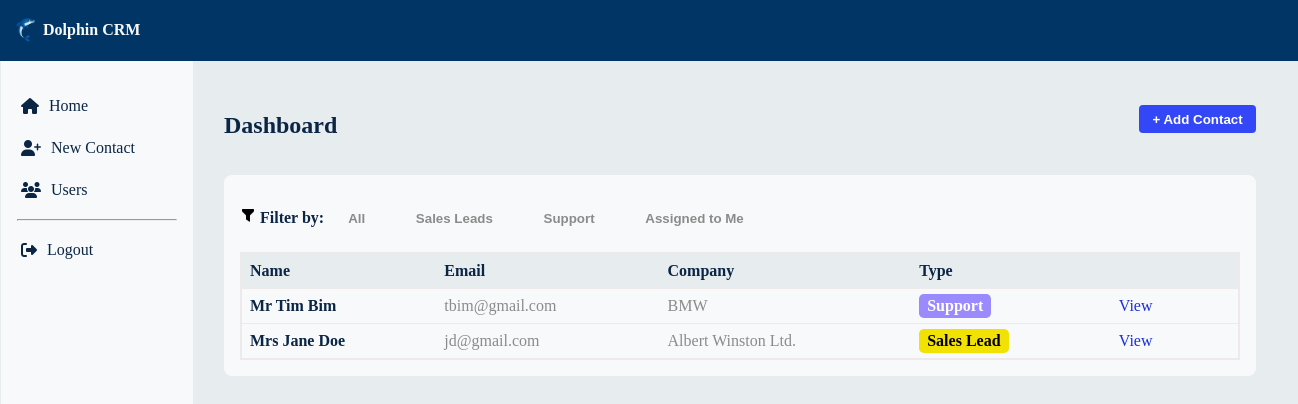
Before: /pages/dashboard.php (signed in) with the older database file.
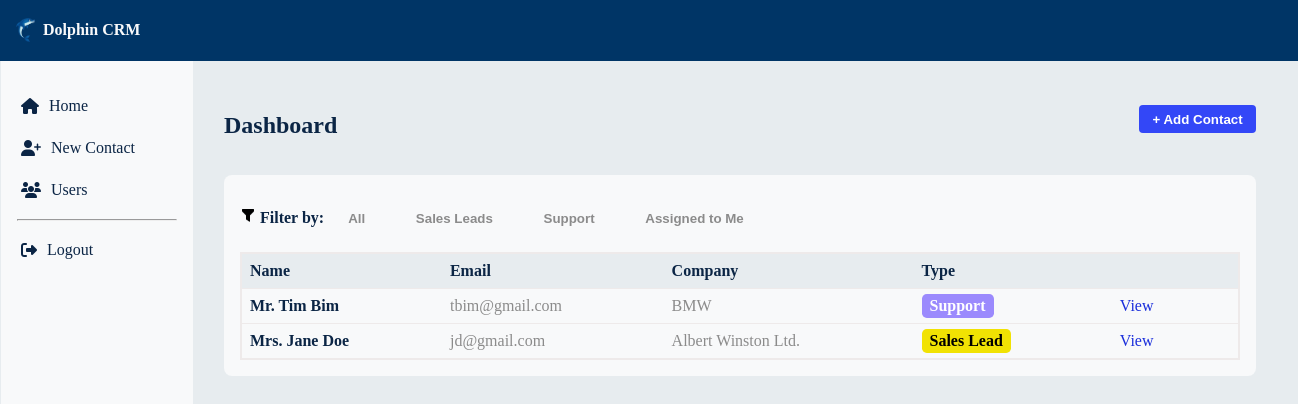
After: the same page with the newer database file.
### tables this page shows
CREATE TABLE `contacts` (
  `id` int(8) NOT NULL,
  `title` varchar(8) NOT NULL,
  `firstname` varchar(32) NOT NULL,
  `lastname` varchar(32) NOT NULL,
  `email` varchar(64) NOT NULL,
  `telephone` varchar(32) NOT NULL,
  `company` varchar(255) NOT NULL,
  `type` varchar(255) NOT NULL,
  `assigned_to` int(8) NOT NULL,
  `created_by` int(8) NOT NULL,
  `created_at` timestamp NOT NULL DEFAULT current_timestamp(),
  `updated_at` timestamp NOT NULL DEFAULT current_timestamp() ON UPDATE current_timestamp()
);

### pages/dashboard.php (the view, shortened to what this page needs)
<?php
require '../includes/dbconfig.php';
include '../includes/metadata.php';
include '../includes/header.php';
include '../includes/sidebar.php';
$fltr = $_GET['filter'] ?? 'all';
$id =[];
$exc = "SELECT * FROM Contacts";
$stmt = $conn->prepare($exc);
$stmt->execute($id);
$contacts = $stmt->fetchAll(PDO::FETCH_ASSOC);
?>
<head>
</head>
<div class="main-content">
    <div class="dashboard-header">
        <h2>Dashboard</h2>
        <a href="./new-contact.php">
        <button id="add-contact-btn">+ Add Contact</button>
        </a>
    </div>
    <div class="dashboard-container">
            <div class="filter-options">
                <span id="filter-label"><img src="../images/filter-icon.png" alt="Filter Icon" id="filter-icon"> Filter by: </><span>
                <button id="fltr-btn-all" data-filter="all" <?= $fltr === 'all' ? 'class="active filter-all"' : '' ?>>All</button>
                <button id="fltr-btn-sales" data-filter="Sales Leads" <?= $fltr === 'Sales Lead' ? 'class="active filter-sales"' : '' ?>>Sales Leads</button>
                <button id="fltr-btn-support" data-filter="Support" <?= $fltr === 'Support' ? 'class="active filter-support"' : '' ?>>Support</button>
                <button id="fltr-btn-assigned" data-filter="Assigned to Me" <?= $fltr === 'Assigned to Me' ? 'class="active filter-assigned"' : '' ?>>Assigned to Me</button>
            </div>
        <table class="contacts-table">
            <thead id="table-head">
                <tr>
                    <th>Name</th>
                    <th>Email</th>
                    <th>Company</th>
                    <th>Type</th>
                    <th></th>
                </tr>
            </thead>
            <tbody id="results">
                <?php foreach ($contacts as $contact):
                    if($contact['type'] == "Support"){$type = "support";}
                    if($contact['type'] == "Sales Lead"){$type = "sales-lead";}
                    ?>
                    <tr>
                        <td><strong><?= $contact['title'].' '.$contact['firstname']. ' '.$contact['lastname']?></strong></td>
                        <td id="email"><?= $contact['email'] ?></td>
                        <td id="company"><?= $contact['company']?></td>
                        <td><span class="<?=$type ?>"><?= $contact['type'] ?></span></td>
                        <td><a href="view.php?id=<?= $contact['id']?>" class="viewbtn"> View</a></td>
                    </tr>
                <?php endforeach; ?>
            </tbody>
        </table>
    </div>
</div>

### includes/metadata.php (shortened to what this page needs)
<link rel="stylesheet" href="../styles.css">
<link rel="stylesheet" href="https://cdnjs.cloudflare.com/ajax/libs/font-awesome/6.5.0/css/all.min.css">

### includes/header.php (shortened to what this page needs)
<header>
    <div class="head">
        <img src="../images/dolphin.png" class="dolphinHeader">
        <h4>Dolphin CRM</h4>
</header>

### includes/sidebar.php
<aside>
    <ul class="nav-links">
        <li><a href="../pages/dashboard.php"><i class="fa fa-home"></i> Home</a></li>
        <li><a href="../pages/new-contact.php"><i class="fa fa-user-plus"></i> New Contact</a></li>
        <li><a href="../pages/users.php"><i class="fa fa-users"></i> Users</a></li>
        <hr/>
        <li><a href="../pages/index.php" onclick="session_destroy();"><i class="fa fa-sign-out-alt"></i> Logout</a></li>
    </ul>
</aside>

### styles.css (style rules this page uses)
.head { display: flex; flex-direction: row; justify-content: flex-start; align-items: center; padding: 0 1em; background-color: #003566; color: #F8F9FA; }
.dolphinHeader { width: 1.5%; height: 1.5%; margin-right: 0.5em; }
aside { width: 10em; background-color: #F8F9FA; color: #3A5A40; height: 100vh; position: fixed; left: 1; top: 3.8em; padding: 1em 1em 0; }
.nav-links { list-style: none; padding: 0; }
.nav-links li { margin: 1em 0; }
.nav-links a { text-decoration: none; display: flex; align-items: center; padding: 0.25em; color: #0B2545; }
.nav-links i { margin-right: 10px; }
.main-content { margin-left: 12em; padding: 2em; float:inline-start; }
.dashboard-header { font-weight: bold; display: flex; justify-content: space-between; align-items: center; margin-bottom: 1em; }
#add-contact-btn { background-color: #3347f7; color: white; border: none; padding: 0.5em 1em; border-radius: 0.3em; font-weight: bold; margin-bottom: 1em; }
#filter-label { font-weight: bold; margin-right: 0.5em; }
#filter-icon { width: 1em; height: 1em; }
.filter-options { display: flex; justify-content: flex-start; position: relative; padding-top: 10px; }
#fltr-btn-all, #fltr-btn-assigned, #fltr-btn-sales, #fltr-btn-support { border:none; font-weight: bold; padding:10px 20px; margin-right:0.5em; background: none; cursor: pointer; color: #8b8b8b; position: relative; z-index: 1; }
.dashboard-container { width: 1000px; background-color: #F8F9FA; padding: 1em; border-radius: 0.5em; float: inline-start; }
.contacts-table { display:table; width: 100%; border-collapse: collapse; margin-top: 1em; border: 2px solid #eeeaea; padding: 1em; border-radius: 0.5em; }
.contacts-table td,th { text-align: left; padding: 0.5em; border-bottom: 1px solid #eeeaea; }
.contacts-table th { background-color: #E7ECEF; }
#company, #email { color:#8b8b8b; }
.support { background-color: #9b8afd; color: white; padding: 0.2em 0.5em; border-radius: 0.3em; font-weight: 600; }
.sales-lead { background-color: #f1e203; color: black; padding: 0.2em 0.5em; border-radius: 0.3em; font-weight: 600; }
.viewbtn:visited, .viewbtn:link { text-decoration: none; color:#1a2edb; padding: 0.5em 1em; border-radius: 0.3em; }
#daniel-users-container th, td { padding: 8px; text-align: left; }

Changed rows visible on the page:
changed contacts "Tim": title "Mr" → "Mr."
changed contacts "Jane": title "Mrs" → "Mrs."
